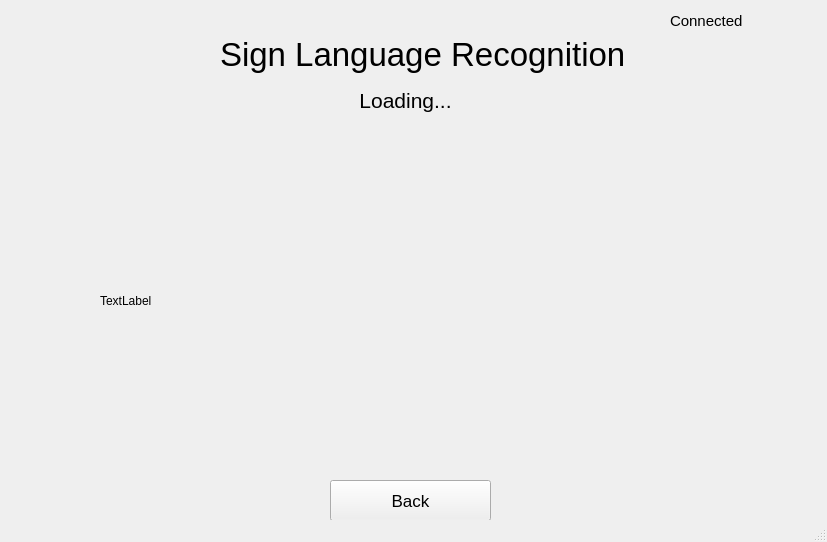
<?xml version="1.0" encoding="UTF-8"?>
<ui version="4.0">
 <class>MainWindow</class>
 <widget class="QMainWindow" name="MainWindow">
  <property name="geometry">
   <rect>
    <x>0</x>
    <y>0</y>
    <width>827</width>
    <height>542</height>
   </rect>
  </property>
  <property name="windowTitle">
   <string>MainWindow</string>
  </property>
  <widget class="QWidget" name="centralwidget">
   <widget class="QLabel" name="label">
    <property name="geometry">
     <rect>
      <x>220</x>
      <y>30</y>
      <width>533</width>
      <height>48</height>
     </rect>
    </property>
    <property name="minimumSize">
     <size>
      <width>533</width>
      <height>48</height>
     </size>
    </property>
    <property name="font">
     <font>
      <pointsize>25</pointsize>
     </font>
    </property>
    <property name="text">
     <string>Sign Language Recognition</string>
    </property>
   </widget>
   <widget class="QLabel" name="connectionLabel">
    <property name="geometry">
     <rect>
      <x>670</x>
      <y>10</y>
      <width>121</width>
      <height>21</height>
     </rect>
    </property>
    <property name="font">
     <font>
      <pointsize>11</pointsize>
     </font>
    </property>
    <property name="text">
     <string>Connected</string>
    </property>
   </widget>
   <widget class="QPushButton" name="backButton">
    <property name="geometry">
     <rect>
      <x>330</x>
      <y>480</y>
      <width>161</width>
      <height>41</height>
     </rect>
    </property>
    <property name="font">
     <font>
      <pointsize>13</pointsize>
     </font>
    </property>
    <property name="text">
     <string>Back</string>
    </property>
   </widget>
   <widget class="QLabel" name="image_label">
    <property name="geometry">
     <rect>
      <x>100</x>
      <y>130</y>
      <width>621</width>
      <height>341</height>
     </rect>
    </property>
    <property name="text">
     <string>TextLabel</string>
    </property>
   </widget>
   <widget class="QLabel" name="label_prediction">
    <property name="geometry">
     <rect>
      <x>140</x>
      <y>80</y>
      <width>531</width>
      <height>41</height>
     </rect>
    </property>
    <property name="font">
     <font>
      <pointsize>16</pointsize>
     </font>
    </property>
    <property name="text">
     <string>Loading...</string>
    </property>
    <property name="alignment">
     <set>Qt::AlignCenter</set>
    </property>
   </widget>
  </widget>
  <widget class="QStatusBar" name="statusbar"/>
 </widget>
 <resources/>
 <connections/>
</ui>
